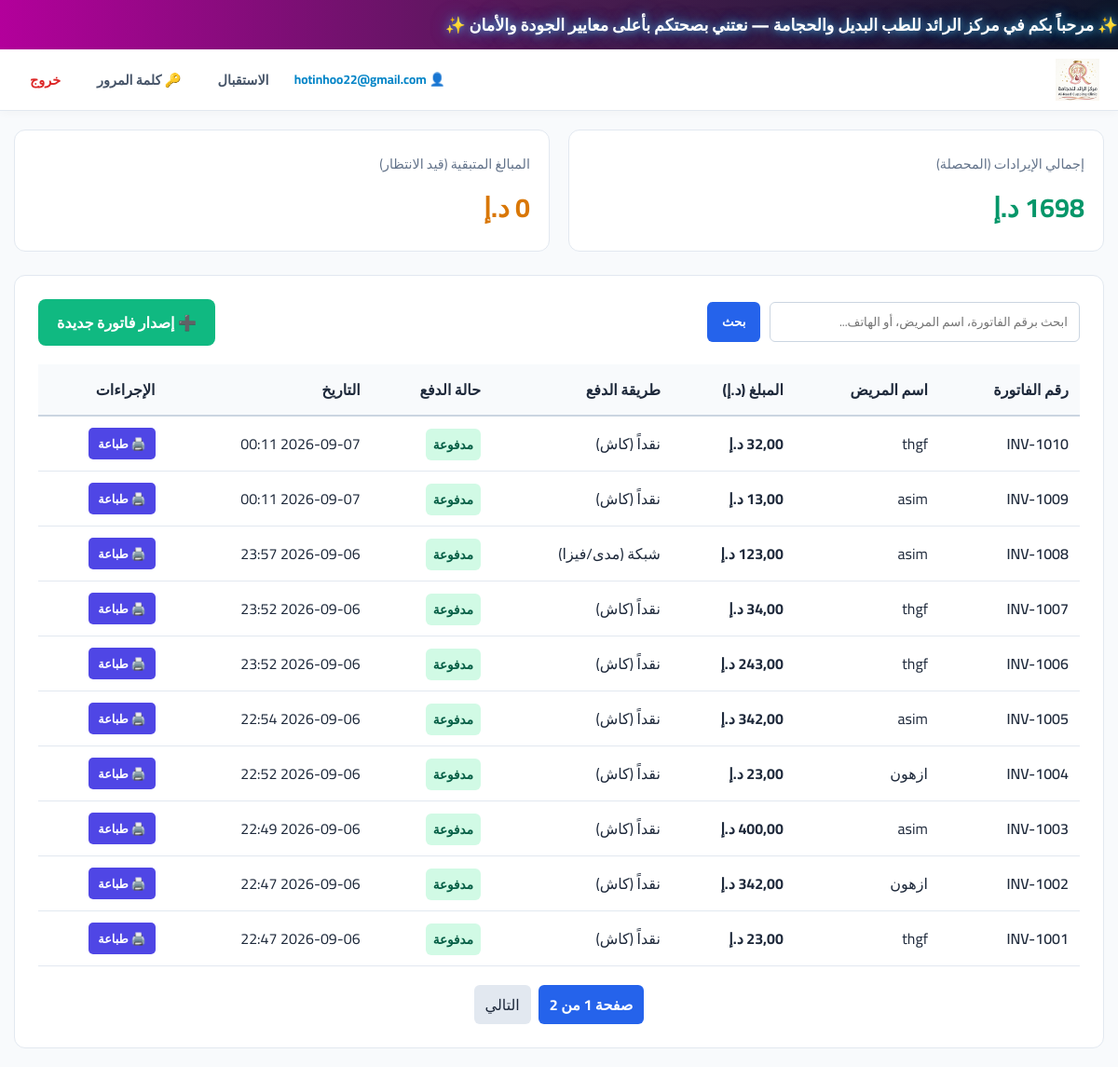
/finance/ (signed in), run on the app's committed database.
### cuupping/models.py (models this page shows, shortened)
class Invoice(models.Model):
    PAYMENT_METHOD_CHOICES = [
        ('cash', 'نقداً (كاش)'),
        ('card', 'شبكة (مدى/فيزا)'),
        ('paypal', 'باي بال / دفع إلكتروني'),
    ]
    PAYMENT_STATUS_CHOICES = [
        ('paid', 'مدفوعة'),
        ('pending', 'قيد الانتظار'),
        ('cancelled', 'ملغية'),
    ]
    invoice_number = models.CharField(max_length=50, unique=True, verbose_name="رقم الفاتورة")
    appointment = models.OneToOneField(Appointment, on_delete=models.SET_NULL, null=True, related_name='invoice', verbose_name="الموعد المرتبط")
    total_amount = models.DecimalField(max_digits=10, decimal_places=2, verbose_name="المبلغ الإجمالي (ر.س)")
    payment_method = models.CharField(max_length=15, choices=PAYMENT_METHOD_CHOICES, default='card', verbose_name="طريقة الدفع")
    status = models.CharField(max_length=15, choices=PAYMENT_STATUS_CHOICES, default='paid', verbose_name="حالة الدفع")
    created_at = models.DateTimeField(auto_now_add=True, verbose_name="تاريخ الإصدار")
    class Meta:
        verbose_name = "فاتورة"
        verbose_name_plural = "المالية والفواتير"

class Appointment(models.Model):
    STATUS_CHOICES = [
        ('waiting', 'في الانتظار'),
        ('in_session', 'في العيادة'),
        ('completed', 'مكتملة'),
        ('cancelled', 'ملغية'),
    ]
    CUPPING_TYPES = [
        ('preventive', 'حجامة وقائية'),
        ('therapeutic', 'حجامة علاجية'),
        ('dry', 'حجامة جافة'),
        ('massage', 'حجامة متزحلقة'),
    ]
    patient = models.ForeignKey(Patient, on_delete=models.CASCADE, related_name='appointments', verbose_name="المريض")
    doctor = models.ForeignKey(User, on_delete=models.SET_NULL, null=True, limit_choices_to={'is_staff': True}, verbose_name="الطبيب المعالج")
    appointment_date = models.DateField(verbose_name="تاريخ الموعد")
    appointment_time = models.TimeField(verbose_name="وقت الموعد")
    cupping_type = models.CharField(max_length=20, choices=CUPPING_TYPES, default='preventive', verbose_name="نوع الحجامة")
    status = models.CharField(max_length=15, choices=STATUS_CHOICES, default='waiting', verbose_name="حالة الحجز")
    created_at = models.DateTimeField(auto_now_add=True)
    class Meta:
        verbose_name = "موعد"
        verbose_name_plural = "جدول المواعيد والحجوزات"

class Patient(models.Model):
    GENDER_CHOICES = [
        ('M', 'ذكر'),
        ('F', 'أنثى'),
    ]
    full_name = models.CharField(max_length=150, verbose_name="اسم المريض بالكامل")
    phone = models.CharField(max_length=20, unique=True, verbose_name="رقم الهاتف")
    gender = models.CharField(max_length=1, choices=GENDER_CHOICES, verbose_name="الجنس")
    age = models.PositiveIntegerField(verbose_name="العمر")
    chronic_diseases = models.TextField(blank=True, null=True, verbose_name="الأمراض المزمنة / التنبيهات الطبية")
    created_at = models.DateTimeField(auto_now_add=True, verbose_name="تاريخ التسجيل")
    class Meta:
        verbose_name = "مريض"
        verbose_name_plural = "السجل الطبي - المرضى"

### cuupping/views.py (the view)
# urls.py: path('finance/', views.finance_list, name='finance_list'),
@login_required
def finance_list(request):
    is_receptionist = request.user.groups.filter(name='Receptionists').exists()
    if not (is_receptionist or request.user.is_superuser):
        raise PermissionDenied
    search_query = request.GET.get('q', '').strip()
    invoices_list = Invoice.objects.all().order_by('-created_at')
    if search_query:
        invoices_list = invoices_list.filter(
            Q(invoice_number__icontains=search_query) |
            Q(appointment__patient__full_name__icontains=search_query) |
            Q(appointment__patient__phone__icontains=search_query)
        )
    total_revenue = invoices_list.filter(status='paid').aggregate(Sum('total_amount'))['total_amount__sum'] or 0.0
    pending_amount = invoices_list.filter(status='pending').aggregate(Sum('total_amount'))['total_amount__sum'] or 0.0
    paginator = Paginator(invoices_list, 10)
    page_number = request.GET.get('page')
    invoices = paginator.get_page(page_number)
    return render(request, 'finance_list.html', {
        'invoices': invoices,
        'search_query': search_query,
        'total_revenue': total_revenue,
        'pending_amount': pending_amount,
        'show_sidebar': True,
        'is_receptionist': is_receptionist
    })

### cuupping/context_processors.py (called while the page is built)
def cuupping_permissions(request):
    if not hasattr(request, 'user') or not request.user.is_authenticated:
        return {
            'is_doctor': False,
            'is_receptionist': False,
        }
    return {
        'is_doctor': request.user.groups.filter(name='Doctors').exists(),
        'is_receptionist': request.user.groups.filter(name='Receptionists').exists(),
    }

### cuupping/templates/finance_list.html (shortened to what this page needs)
{% extends "base.html" %}
{% block content %}
<div style="display: grid; grid-template-columns: repeat(auto-fit, minmax(220px, 1fr)); gap: 20px; margin-bottom: 25px;">
  <div style="background: white; padding: 20px; border-radius: 12px; border: 1px solid #e2e8f0;">
    <span style="color: #64748b; font-size: 0.9rem;">إجمالي الإيرادات (المحصلة)</span>
    <h2 style="color: #059669; margin-top: 5px; font-size: 1.8rem; margin-bottom: 0;">{{ total_revenue|default:"0" }} د.إ</h2>
  </div>
  <div style="background: white; padding: 20px; border-radius: 12px; border: 1px solid #e2e8f0;">
    <span style="color: #64748b; font-size: 0.9rem;">المبالغ المتبقية (قيد الانتظار)</span>
    <h2 style="color: #d97706; margin-top: 5px; font-size: 1.8rem; margin-bottom: 0;">{{ pending_amount|default:"0" }} د.إ</h2>
  </div>
</div>
<div style="background: white; padding: 25px; border-radius: 12px; border: 1px solid #e2e8f0;">
  <div style="display: flex; justify-content: space-between; align-items: center; margin-bottom: 20px; gap: 15px; flex-wrap: wrap;">
    <form method="get" style="display: flex; gap: 10px; flex: 1; max-width: 400px;">
      <input type="text" name="q" value="{{ search_query }}" placeholder="ابحث برقم الفاتورة، اسم المريض، أو الهاتف..." style="width: 100%; padding: 8px 12px; border-radius: 6px; border: 1px solid #cbd5e1;">
      <button type="submit" style="padding: 8px 16px; background-color: #2563eb; color: white; border: none; border-radius: 6px; font-weight: bold; cursor: pointer;">بحث</button>
    </form>
    <a href="{% url 'create_invoice' %}" style="padding: 10px 20px; background-color: #10b981; color: white; border-radius: 8px; font-weight: bold; text-decoration: none;">
      ➕ إصدار فاتورة جديدة
    </a>
  </div>
  <table style="width: 100%; border-collapse: collapse; text-align: right;">
    <thead>
      <tr style="border-bottom: 2px solid #cbd5e1; background-color: #f8fafc;">
        <th style="padding: 12px;">رقم الفاتورة</th>
        <th style="padding: 12px;">اسم المريض</th>
        <th style="padding: 12px;">المبلغ (د.إ)</th>
        <th style="padding: 12px;">طريقة الدفع</th>
        <th style="padding: 12px;">حالة الدفع</th>
        <th style="padding: 12px;">التاريخ</th>
        <th style="padding: 12px;">الإجراءات</th>
      </tr>
    </thead>
    <tbody>
      {% for invoice in invoices %}
      <tr style="border-bottom: 1px solid #e2e8f0;">
        <td style="padding: 12px; font-weight: 600;">{{ invoice.invoice_number }}</td>
        <td style="padding: 12px;">
          {% if invoice.appointment and invoice.appointment.patient %}
            {{ invoice.appointment.patient.full_name }}
          {% else %}
            -
          {% endif %}
        </td>
        <td style="padding: 12px; font-weight: 700;">{{ invoice.total_amount }} د.إ</td>
        <td style="padding: 12px;">{{ invoice.get_payment_method_display }}</td>
        <td style="padding: 12px;">
          <span style="padding: 4px 8px; border-radius: 6px; font-size: 0.85rem; font-weight: 600;
            {% if invoice.status == 'paid' %} background-color: #d1fae5; color: #065f46;
            {% elif invoice.status == 'pending' %} background-color: #fef3c7; color: #92400e;
            {% else %} background-color: #fee2e2; color: #991b1b; {% endif %}">
            {{ invoice.get_status_display }}
          </span>
        </td>
        <td style="padding: 12px; dir: ltr; text-align: right;">{{ invoice.created_at|date:"Y-m-d H:i" }}</td>
        <td style="padding: 12px; display: flex; gap: 8px;">
          <a href="{% url 'print_invoice' invoice.id %}" target="_blank" style="padding: 5px 10px; font-size: 0.8rem; background-color: #4f46e5; color: white; border-radius: 5px; text-decoration: none; font-weight: 600;">🖨️ طباعة</a>
        </td>
      </tr>
      {% empty %}
      <tr>
        <td colspan="7" style="text-align: center; padding: 25px; color: #64748b;">لا توجد نتائج مطابقة للبحث.</td>
      </tr>
      {% endfor %}
    </tbody>
  </table>
  {% if invoices.has_other_pages %}
  <div style="display: flex; justify-content: center; gap: 8px; margin-top: 20px;">
    <span style="padding: 6px 12px; background: #2563eb; color: white; border-radius: 6px; font-weight: bold;">
      صفحة {{ invoices.number }} من {{ invoices.paginator.num_pages }}
    </span>
    {% if invoices.has_next %}
      <a href="?page={{ invoices.next_page_number }}{% if search_query %}&q={{ search_query }}{% endif %}" style="padding: 6px 12px; background: #e2e8f0; border-radius: 6px; text-decoration: none; color: #1e293b;">التالي</a>
    {% endif %}
  </div>
  {% endif %}
</div>
{% endblock %}

### cuupping/templates/base.html (shortened to what this page needs)
{% load static %}
<!DOCTYPE html>
<html lang="ar" dir="rtl">
<head>
  <link rel="stylesheet" href="{% static 'css/style.css' %}">
</head>
<body>
  <div class="top-announcement-bar">
    <div class="animated-flash-text">
      ✨ مرحباً بكم في مركز الرائد للطب البديل والحجامة — نعتني بصحتكم بأعلى معايير الجودة والأمان ✨
    </div>
  </div>
  <nav class="navbar">
    <a href="/" class="brand-logo">
      <img src="{% static 'img/logo.jpg' %}" alt="شعار مركز الرائد" onerror="this.style.display='none'">
    </a>
    <div class="nav-links">
      {% if user.is_authenticated %}
        <span style="font-size: 0.85rem; font-weight: bold; color: #0284c7;">
          👤 {{ user.get_full_name|default:user.username }}
        </span>
        {% if is_receptionist or user.is_superuser %}
          <a href="{% url 'reception_dashboard' %}">الاستقبال</a>
        {% else %}
          <a href="{% url 'doctor_dashboard' %}">لوحة الطبيب</a>
        {% endif %}
        <a href="{% url 'change_password' %}">🔑 كلمة المرور</a>
        <a href="{% url 'logout' %}" style="color: #dc2626;">خروج</a>
      {% else %}
        <a href="{% url 'login' %}" class="btn-login-nav">تسجيل الدخول</a>
        <a href="{% url 'register' %}">إنشاء حساب</a>
      {% endif %}
    </div>
  </nav>
  <main class="main-container">
    {% block content %}
    {% endblock %}
  </main>
</body>
</html>

### static/css/style.css (style rules this page uses)
:root { --primary-color: #2563eb; --primary-hover: #1d4ed8; --bg-color: #f8fafc; --sidebar-bg: #1A1D29; --sidebar-text: #A0AEC0; --card-bg: #FFFFFF; --text-color: #1e293b; --text-muted: #64748b; --border-color: #e2e8f0; --sidebar-width: 260px; --header-height: 70px; --whatsapp-color: #25D366; --whatsapp-hover: #1ebd5a; }
* { box-sizing: border-box; margin: 0; padding: 0; font-family: 'Cairo', 'Segoe UI', Tahoma, Geneva, Verdana, sans-serif; }
body { background-color: var(--bg-color); color: var(--text-color); direction: rtl; min-height: 100vh; display: flex; flex-direction: column; overflow-x: hidden; }
.top-announcement-bar { background: linear-gradient(90deg, #b3009b, #4b1c52, #0f172a); color: #ffffff; padding: 10px 0; overflow: hidden; white-space: nowrap; position: relative; border: none; box-shadow: 0 4px 15px rgba(0, 0, 0, 0.3); }
.animated-flash-text { display: inline-block; font-size: 1.1rem; font-weight: 800; color: #ffffff; text-shadow: 0 0 8px rgba(79, 201, 253, 0.8), 0 0 18px rgba(56, 189, 248, 0.5), 0 0 28px rgba(56, 189, 248, 0.3); animation: marqueeFlash 12s linear infinite; }
.navbar { background-color: #ffffff; border-bottom: 1px solid var(--border-color); padding: 10px 20px; display: flex; justify-content: space-between; align-items: center; flex-wrap: wrap; gap: 15px; position: sticky; top: 0; z-index: 1000; box-shadow: 0 2px 10px rgba(0, 0, 0, 0.03); max-height: 70px; }
.brand-logo { font-size: 1.25rem; font-weight: 800; color: #0f172a; text-decoration: none; display: flex; align-items: center; gap: 8px; }
.brand-logo img { max-height: 45px !important; width: auto !important; object-fit: contain; display: inline-block; }
.nav-links { display: flex; align-items: center; gap: 15px; }
.nav-links a { text-decoration: none; color: #475569; font-weight: 600; font-size: 0.9rem; padding: 6px 12px; border-radius: 6px; transition: all 0.2s; }
.main-container, .landing-wrapper { flex: 1; width: 100%; max-width: 1200px; margin: 0 auto; padding: 20px 15px; }

### data on the page
Invoice: invoice_number "INV-1010", appointment.patient.full_name "thgf", total_amount "32,00", payment_method "نقداً (كاش)", status "مدفوعة", created_at "2026-09-07 00:11"
Invoice: invoice_number "INV-1009", appointment.patient.full_name "asim", total_amount "13,00", payment_method "نقداً (كاش)", status "مدفوعة", created_at "2026-09-07 00:11"
Invoice: invoice_number "INV-1008", appointment.patient.full_name "asim", total_amount "123,00", payment_method "شبكة (مدى/فيزا)", status "مدفوعة", created_at "2026-09-06 23:57"
Invoice: invoice_number "INV-1007", appointment.patient.full_name "thgf", total_amount "34,00", payment_method "نقداً (كاش)", status "مدفوعة", created_at "2026-09-06 23:52"
Invoice: invoice_number "INV-1006", appointment.patient.full_name "thgf", total_amount "243,00", payment_method "نقداً (كاش)", status "مدفوعة", created_at "2026-09-06 23:52"
Invoice: invoice_number "INV-1005", appointment.patient.full_name "asim", total_amount "342,00", payment_method "نقداً (كاش)", status "مدفوعة", created_at "2026-09-06 22:54"
Invoice: invoice_number "INV-1004", appointment.patient.full_name "ازهون", total_amount "23,00", payment_method "نقداً (كاش)", status "مدفوعة", created_at "2026-09-06 22:52"
Invoice: invoice_number "INV-1003", appointment.patient.full_name "asim", total_amount "400,00", payment_method "نقداً (كاش)", status "مدفوعة", created_at "2026-09-06 22:49"
Invoice: invoice_number "INV-1002", appointment.patient.full_name "ازهون", total_amount "342,00", payment_method "نقداً (كاش)", status "مدفوعة", created_at "2026-09-06 22:47"
Invoice: invoice_number "INV-1001", appointment.patient.full_name "thgf", total_amount "23,00", payment_method "نقداً (كاش)", status "مدفوعة", created_at "2026-09-06 22:47"

### other printed values
{{ user.get_full_name|default:user.username }} "hotinhoo22@gmail.com"
{{ pending_amount|default:"0" }} "0"
{{ invoices.number }} "1"
{{ invoices.paginator.num_pages }} "2"
